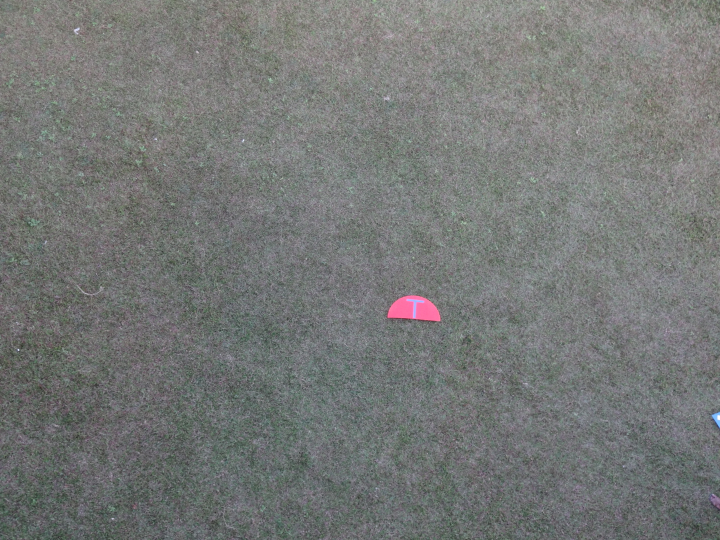
#> input picture IP/images/PICT_20180118_174935.JPG, 1440 x 1080 px (shown at 1/2 size); its folder holds only this picture in this run
$ python main.py   (older library calls are emulated)
#> lines starting #> are read from the running program, lines starting #| are printed output that depends on the picture; after the words box and inside, x2 and y2 are one past the last pixel; in counts of white or black regions, pixels touching at a corner belong together
#import dependencies
import cv2
import numpy as np
import os
import pandas as pd
import pickle
import time
from scipy.misc import imread, imresize

def kmeans(im, no_of_clusters):
    Z = im.reshape((-1, 3))
    Z = np.float32(Z)
    criteria = (cv2.TERM_CRITERIA_EPS + cv2.TERM_CRITERIA_MAX_ITER, 10, 1.0)
    ret, label, center = cv2.kmeans(Z, no_of_clusters,None, criteria, 10, cv2.KMEANS_RANDOM_CENTERS)
    center = np.uint8(center)
    res = center[label.flatten()]
    return(res.reshape((im.shape)), center)


#path to image folder
image_folder_path = 'images/'
img = os.listdir(image_folder_path)
#clf = pickle.load(open('../../SVMSavedModelF.pickle', 'rb'))

#count false positives in case of no target
fasle_positives = 0
somei = 0
#for all the images in the folder
for im in img:
    i = cv2.imread(image_folder_path + str(im))
#> i is the input picture: shape (1080, 1440, 3); mean B, G, R 118.3, 119.8, 117.4
    #resize to 1000 X 800
    rx=i.shape[1]/1000
#> rx = 1.44
    ry=i.shape[0]/800
#> ry = 1.35
    i=cv2.resize(i, (int(i.shape[1]/rx),int(i.shape[0]/ry)))
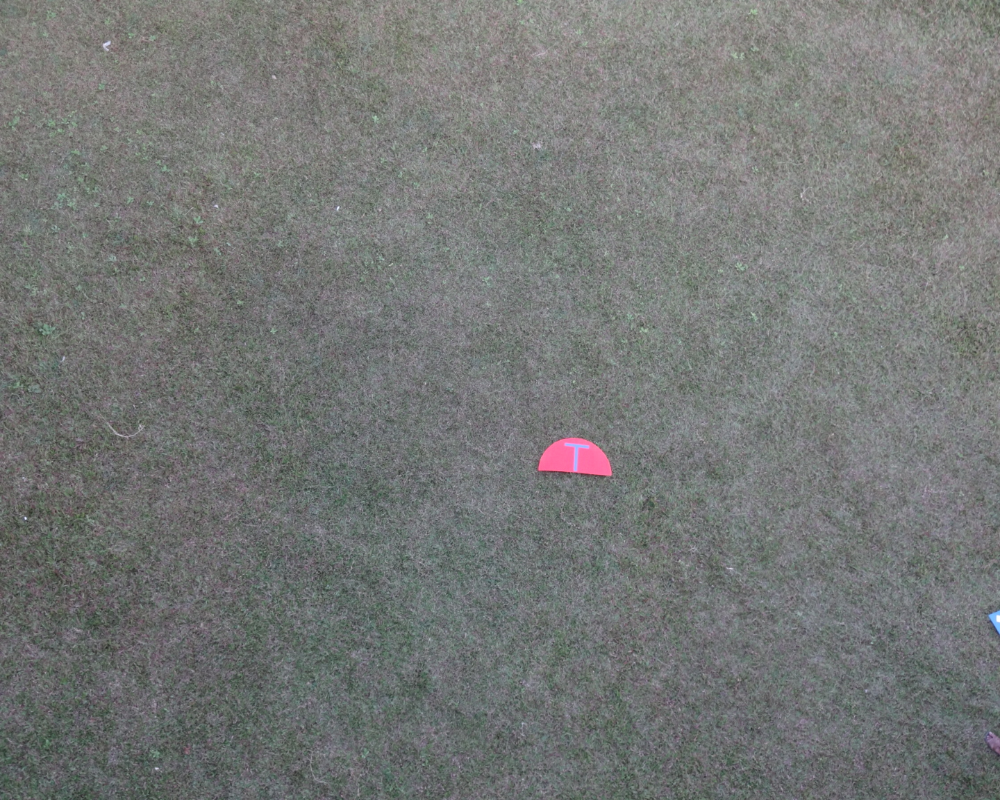
#> i: shape (800, 1000, 3); mean B, G, R 118.1, 119.7, 117.3
    #make copy of original image for checking
    io = i.copy()
    i = cv2.cvtColor(i, cv2.COLOR_BGR2GRAY)
#> i: shape (800, 1000)
    #apply blur
    i = cv2.GaussianBlur(i,(5,5), 0)
    #apply morpholgical operations
    #define kernel
    kernel = np.ones((5,5),np.uint8)
    i = cv2.morphologyEx(i, cv2.MORPH_CLOSE, kernel)
    #apply canny to detect edges
    i = cv2.Canny(i, 70, 100)
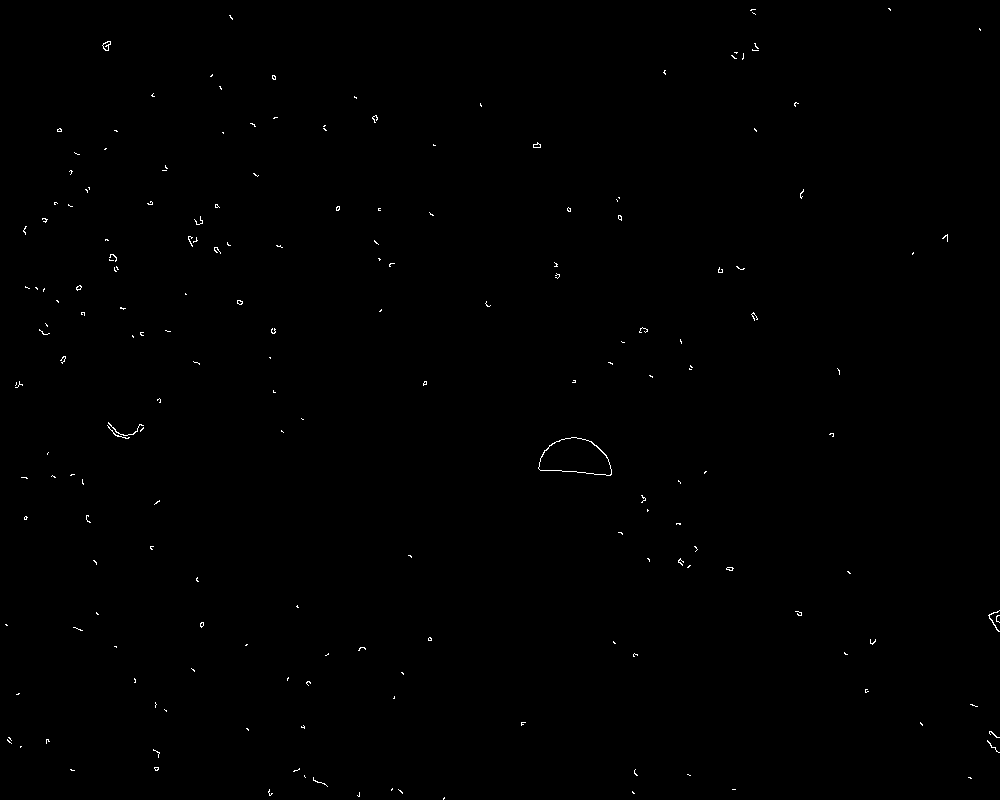
#> i: shape (800, 1000); 0.25% white in thin lines or dots
    #find contours in case no contour detected
    try:
        _,contour,_ = cv2.findContours(i.copy(), cv2.RETR_TREE, cv2.CHAIN_APPROX_SIMPLE)
#> contour = 209 contours, 203 with area under 20; largest, box (x1, y1, x2, y2) and area: (538, 437, 612, 476) 1966, (538, 437, 612, 476) 1939, (102, 41, 111, 51) 46, (102, 41, 111, 51) 36, (533, 142, 541, 148) 24, (533, 143, 541, 148) 20
        #sort contours by area
        contour = sorted(contour, key=cv2.contourArea, reverse=True)[:5]
#> contour = 5 contours; box (x1, y1, x2, y2) and area: (538, 437, 612, 476) 1966, (538, 437, 612, 476) 1939, (102, 41, 111, 51) 46, (102, 41, 111, 51) 36, (533, 142, 541, 148) 24
        #print(contour)
        #draw contours to check results // not necessary
        #cv2.drawContours(io, contour, -1, (0,255,122), 2)
        #create bounding boxes
        #pad to crate extra space
        pad = 50
        j = 0
        for cnt in contour:
            #print(j)
            x,y,w,h = cv2.boundingRect(cnt)
            #cv2.rectangle(io,(x-pad,y-pad),(x+w+pad,y+h+pad),(0,255,0),2)

            cv2.imwrite('croppedImages/' + str(im) +  str(j) + '.png', io[y-pad:y+h+pad, x-pad:x+w+pad])
            x1 = io[y-pad:y+h+pad, x-pad:x+w+pad]
            #lst = list((x.shape))

            smallsiz = np.min(x1.shape[:2])
            if smallsiz == 0:
                continue

            ### SIMPLE IMAGE CALCULATIONS:
	    # Create Folder called mbst to store cropped images
            #Apply k-means for image giving 2 clusters
            #Get the locations of all pixels belonging to each colour.
            # Take the mean distance from the center for both colours and subtract
            # For non-target images, the difference is very small, since both colours are randomly distributed
            # For target images, the difference between mean location of target object and the non target object is significantly high


            x = imresize(x1, (72, 72, 3))
            x = x[4:68,4:68]
            z1,z2 = kmeans(x,2)
            indices1 = np.where(np.all(z1 == z2[0] , axis=-1))
            indices2 = np.where(np.all(z1 == z2[1] , axis=-1))
            diff1 = abs(np.mean(abs(indices1[0]-32)) - np.mean(abs(indices2[0]-32)))

            #cv2.imshow('abc',x)
            #cv2.waitKey(0)
            #cv2.destroyAllWindows()
            if diff1 > 7 :
                somei += 1
                cv2.imwrite('MBST/' + str(somei) + '.png', x)
#> this loop made 5 passes
#> (x, y, w, h, smallsiz) on passes 3 to 4: (102, 41, 9, 10, 0), (102, 41, 9, 10, 0)
#> pass 1, `cv2.imwrite('croppedImages/' + str(im) +  str(j) + '.png', io[y-pad:y+..`:
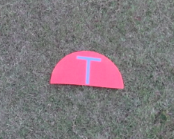
#> saved as PICT_20180118_174935.JPG0.png: shape (139, 174, 3); mean B, G, R 123.7, 119.4, 127.7
#> pass 1, `x = x[4:68,4:68]`:
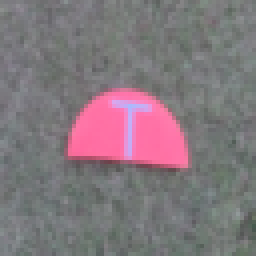
#> x: shape (64, 64, 3) (shown 4 times larger); mean B, G, R 124.4, 118.9, 130.4
#> pass 1, `z1,z2 = kmeans(x,2)`:
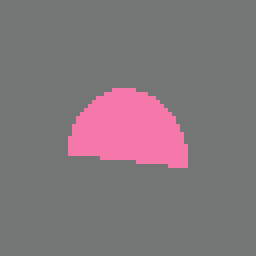
#> z1: shape (64, 64, 3) (shown 4 times larger); mean B, G, R 123.6, 118.2, 129.6
#> after the loop:
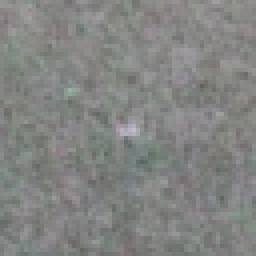
#> x: shape (64, 64, 3) (shown 4 times larger); mean B, G, R 129.9, 132, 130.6
#> after the loop:
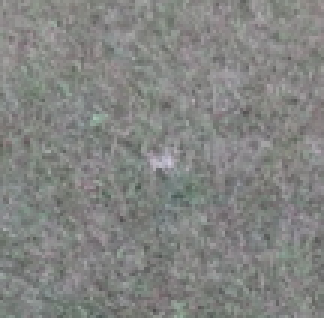
#> x1: shape (106, 108, 3) (shown 3 times larger); mean B, G, R 129.8, 132, 130.6
#> after the loop, somei = 2
            #j+=1


    #incase no contours are detected increase count of false positives
    except:
        print(j)
        fasle_positives +=1
        print('No target detected!!')
        continue

    #display edge image
    cv2.imshow('', io)
    #display final operational image
    cv2.imshow("t", i)
    cv2.waitKey(0)
    cv2.destroyAllWindows()

$ run again, on IP/images/PICT_20180212_173407.JPG
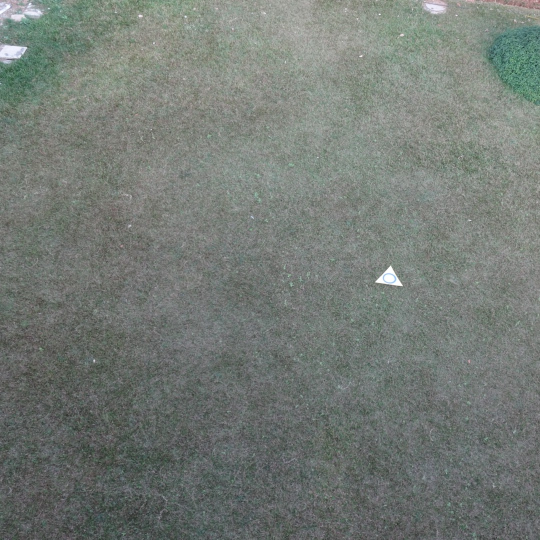
#> input picture IP/images/PICT_20180212_173407.JPG, 1080 x 1079 px (shown at 1/2 size)
#> i is the input picture: shape (1079, 1080, 3); mean B, G, R 117.8, 123, 116.6
#> `i = cv2.Canny(i, 70, 100)`:
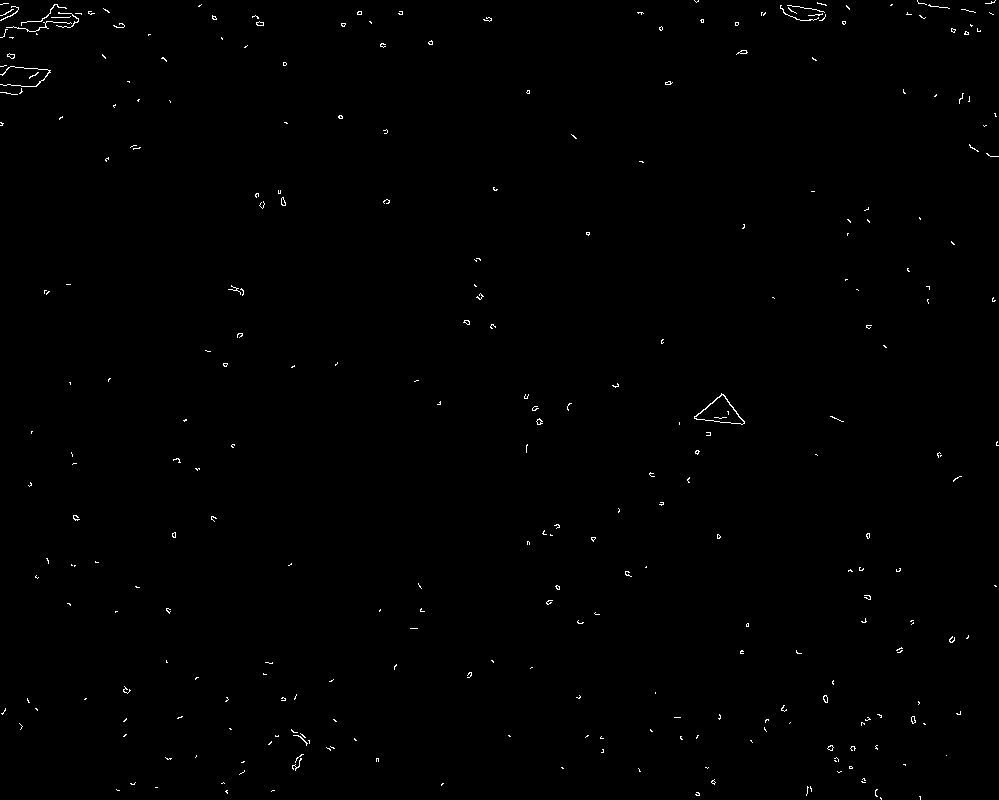
#> i: shape (800, 999); 0.42% white in thin lines or dots
#> `_,contour,_ = cv2.findContours(i.copy(), cv2.RETR_TREE, cv2.CHAIN_APPR..`: contour = 337 contours, 327 with area under 20; largest, box (x1, y1, x2, y2) and area: (694, 393, 745, 425) 752, (694, 394, 745, 425) 706, (281, 197, 286, 206) 24, (823, 695, 828, 703) 23, (7, 53, 15, 59) 22
#> `contour = sorted(contour, key=cv2.contourArea, reverse=True)[:5]`: contour = 5 contours; box (x1, y1, x2, y2) and area: (694, 393, 745, 425) 752, (694, 394, 745, 425) 706, (281, 197, 286, 206) 24, (823, 695, 828, 703) 23, (7, 53, 15, 59) 22
#> the loop `for cnt in contour:` made 5 passes
#> pass 1, `z1,z2 = kmeans(x,2)`:
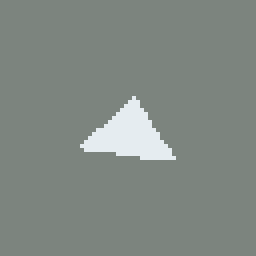
#> z1: shape (64, 64, 3) (shown 4 times larger); mean B, G, R 131.3, 136.8, 128.9
#> after the loop `for cnt in contour:`: somei = 2

$ run again, on IP/images/PICT_20180212_173427.JPG
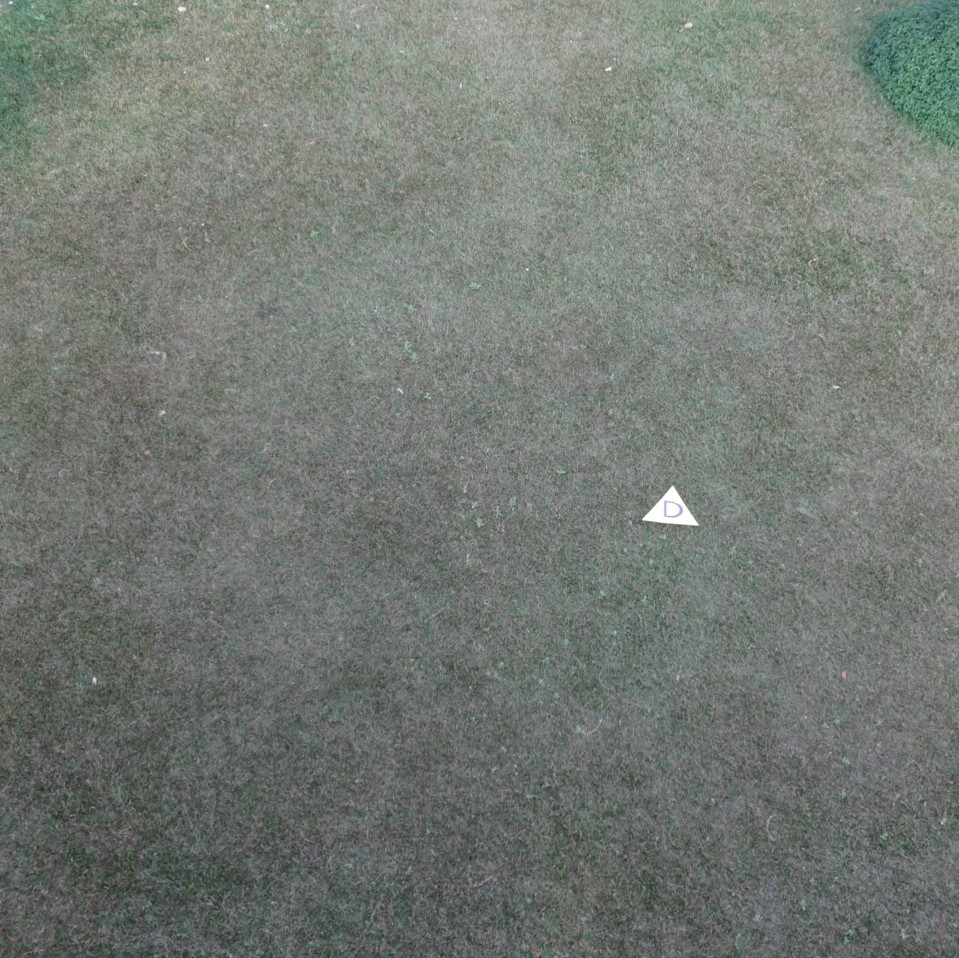
#> input picture IP/images/PICT_20180212_173427.JPG, 959 x 958 px
#> i is the input picture: shape (958, 959, 3); mean B, G, R 116.2, 122, 116.2
#> `_,contour,_ = cv2.findContours(i.copy(), cv2.RETR_TREE, cv2.CHAIN_APPR..`: contour = 282 contours, 272 with area under 20; largest, box (x1, y1, x2, y2) and area: (670, 406, 729, 439) 51, (496, 433, 505, 440) 30, (835, 751, 840, 760) 28, (918, 694, 926, 701) 26, (185, 5, 194, 10) 24
#> `contour = sorted(contour, key=cv2.contourArea, reverse=True)[:5]`: contour = 5 contours; box (x1, y1, x2, y2) and area: (670, 406, 729, 439) 51, (496, 433, 505, 440) 30, (835, 751, 840, 760) 28, (918, 694, 926, 701) 26, (185, 5, 194, 10) 24
#> the loop `for cnt in contour:` made 5 passes
#> pass 1, `z1,z2 = kmeans(x,2)`:
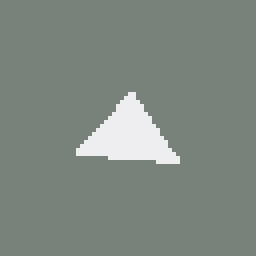
#> z1: shape (64, 64, 3) (shown 4 times larger); mean B, G, R 128.8, 135.3, 126.9
#> after the loop `for cnt in contour:`: somei = 1
